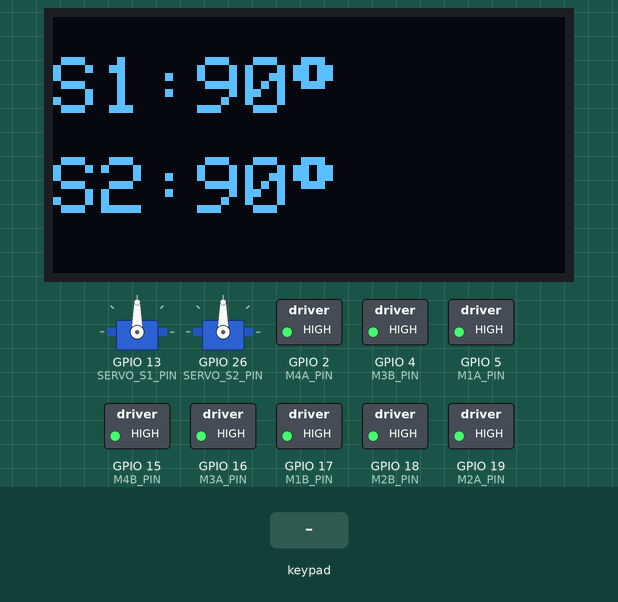
Simulated run of this sketch. Board: ESP32. On the bench: 128×64 one-colour display, 2 × servo, switched loads named in the sketch (green lamp = pin HIGH). Inputs (shaded band) come from the test bench. Nothing arrives over Bluetooth unless stated; what the sketch prints to the serial monitor is not drawn.

Above: at 4.4 s.
4.5 s: key 'X' pressed
At 5.5 s:
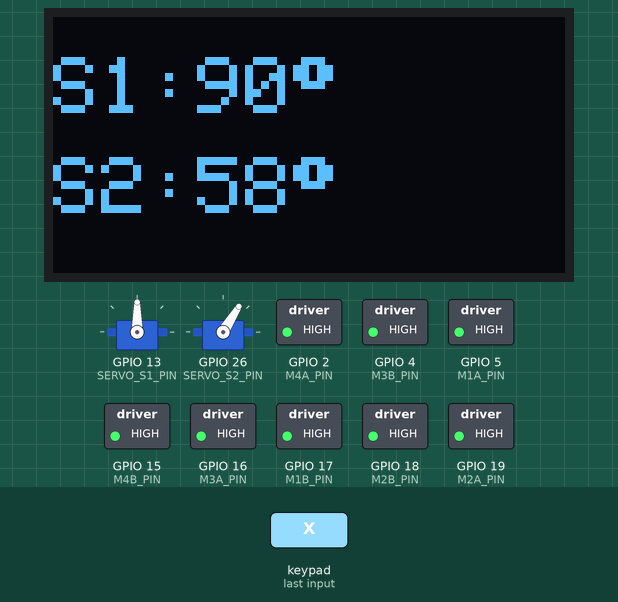
6.5 s: key 'O' pressed
At 7.4 s:
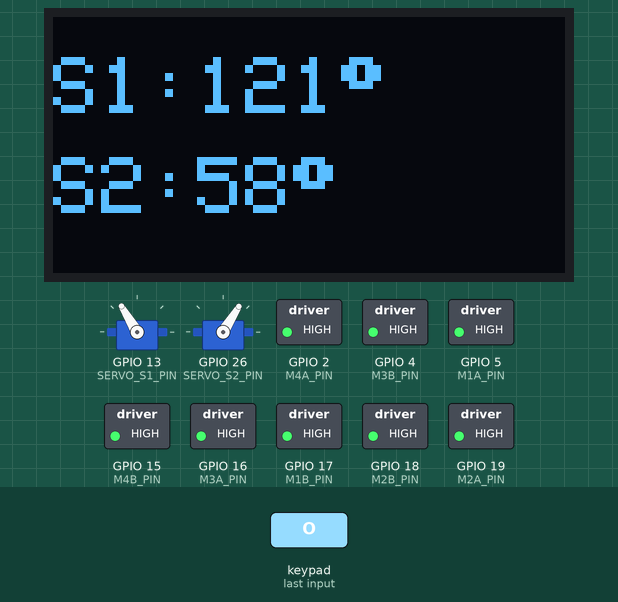
8.4 s: key 'T' pressed
At 9.2 s:
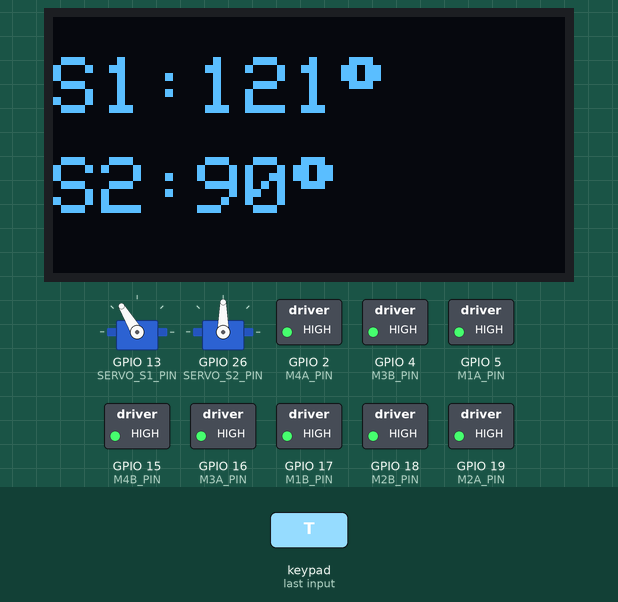
10.3 s: key 'U' pressed
At 10.51 s:
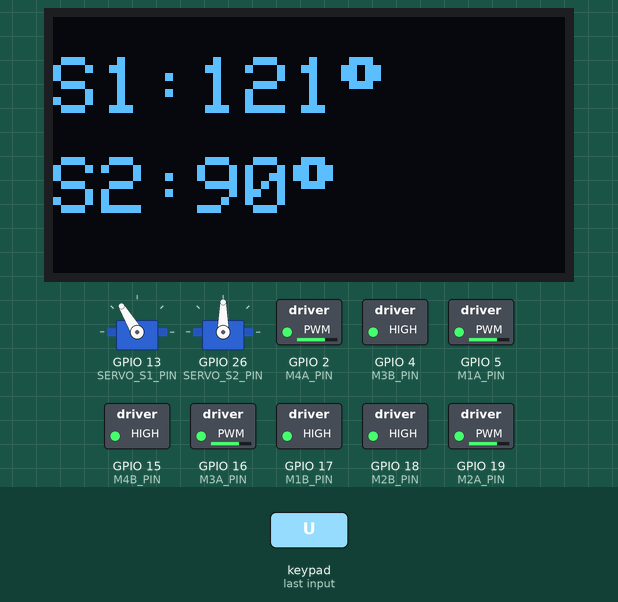
12.2 s: key 'S' pressed
At 12.36 s:
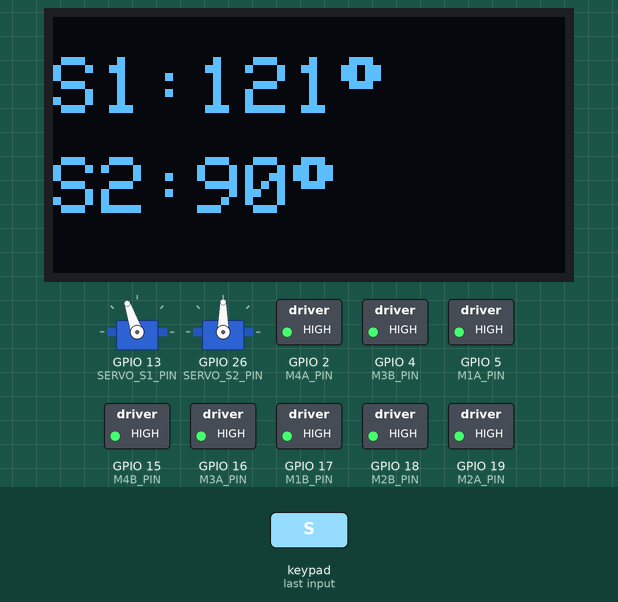
14.1 s: key 'D' pressed
At 14.31 s:
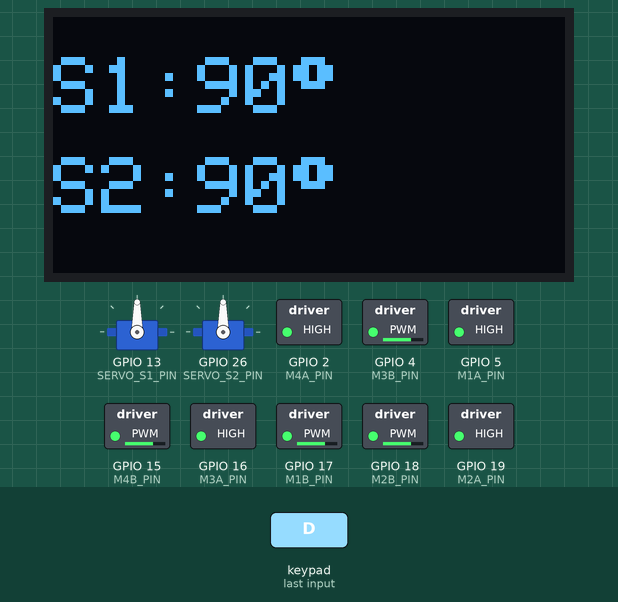
Timing chart, 0 to 17.0 s (numbered marks = the images above; inputs shaded):
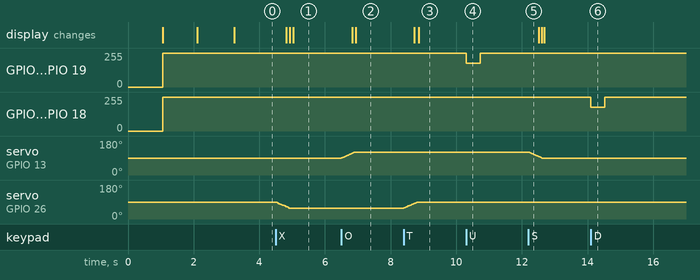

Measured:
- after the input at 4.5 s, servo on GPIO 26 (SERVO_S2_PIN): moves from 90° to 58° over 0.40 s, starting at once; the display: first changes after 0.32 s (image 1 shows a later state)
- after the input at 6.5 s, servo on GPIO 13 (SERVO_S1_PIN): moves from 90° to 121° over 0.40 s, starting at once; the display: first changes after 0.34 s (image 2 shows a later state)
- after the input at 8.4 s, servo on GPIO 26 (SERVO_S2_PIN): moves from 58° to 90° over 0.40 s, starting at once; the display: first changes after 0.31 s (image 3 shows a later state)
- after the input at 10.3 s, GPIO 2 (M4A_PIN), GPIO 5 (M1A_PIN), GPIO 16 (M3A_PIN), GPIO 19 (M2A_PIN): 255/255 → 178/255 at once, → 255/255 0.42 s later
- after the input at 12.2 s, servo on GPIO 13 (SERVO_S1_PIN): moves from 121° to 90° over 0.40 s, starting at once
- after the input at 14.1 s, GPIO 4 (M3B_PIN), GPIO 15 (M4B_PIN), GPIO 17 (M1B_PIN), GPIO 18 (M2B_PIN): 255/255 → 178/255 at once, → 255/255 0.42 s later

The sketch:

esp32_robot_ps3.ino
```cpp
// ESP32 Robot Control with PS3 Controller - Arduino Version
// esp32 2.0.17 espressif
// Fixed servo freezing issue
// ล้อ 1 = หน้า ซ้าย // ล้อ 2 =หลัง ซ้าย // ล้อ 3 = หน้า ขวา// ล้อ 4 = หลัง ขวา
#include <Ps3Controller.h>
#include <ESP32Servo.h>
#include <Wire.h>
#include <Adafruit_SSD1306.h>

// --- Motor Pin Definitions ---
#define M1A_PIN 5
#define M1B_PIN 17
#define M2A_PIN 19
#define M2B_PIN 18
#define M3A_PIN 16
#define M3B_PIN 4
#define M4A_PIN 2
#define M4B_PIN 15

// --- Servo Pin Definitions ---
#define SERVO_S1_PIN 13
#define SERVO_S2_PIN 26

// --- OLED Pin Definitions ---
#define OLED_SCL 22
#define OLED_SDA 21
#define SCREEN_WIDTH 128
#define SCREEN_HEIGHT 64

// --- PWM Settings ---
#define PWM_FREQ 5000
#define PWM_RESOLUTION 8  // 8-bit resolution (0-255) ตามไฟล์ old

// Motor PWM Channels (ตามไฟล์ old: 2-9 สำหรับ motor)
#define M1A_CHANNEL 6
#define M1B_CHANNEL 7
#define M2A_CHANNEL 4
#define M2B_CHANNEL 5
#define M3A_CHANNEL 3
#define M3B_CHANNEL 2
#define M4A_CHANNEL 8
#define M4B_CHANNEL 9

// Servo objects (ใช้ ESP32Servo library แยกจาก PWM)
Servo servo_s1;
Servo servo_s2;

// OLED Display
Adafruit_SSD1306 display(SCREEN_WIDTH, SCREEN_HEIGHT, &Wire, -1);

// Global Variables
float posS1 = 90.0;
float posS2 = 90.0;
float lastPosS1 = 90.0;  // เก็บค่าครั้งล่าสุดเพื่อเปรียบเทียบ
float lastPosS2 = 90.0;

// Display update
unsigned long lastDisplayUpdate = 0;
#define DISPLAY_UPDATE_INTERVAL 100  // อัพเดทจอทุก 100ms
bool ps3Connected = false;

// --- Motor Control Functions ---
void setupMotors() {
  // Setup PWM channels สำหรับ motors
  ledcSetup(M1A_CHANNEL, PWM_FREQ, PWM_RESOLUTION);
  ledcSetup(M1B_CHANNEL, PWM_FREQ, PWM_RESOLUTION);
  ledcSetup(M2A_CHANNEL, PWM_FREQ, PWM_RESOLUTION);
  ledcSetup(M2B_CHANNEL, PWM_FREQ, PWM_RESOLUTION);
  ledcSetup(M3A_CHANNEL, PWM_FREQ, PWM_RESOLUTION);
  ledcSetup(M3B_CHANNEL, PWM_FREQ, PWM_RESOLUTION);
  ledcSetup(M4A_CHANNEL, PWM_FREQ, PWM_RESOLUTION);
  ledcSetup(M4B_CHANNEL, PWM_FREQ, PWM_RESOLUTION);

  // Attach pins to channels
  ledcAttachPin(M1A_PIN, M1A_CHANNEL);
  ledcAttachPin(M1B_PIN, M1B_CHANNEL);
  ledcAttachPin(M2A_PIN, M2A_CHANNEL);
  ledcAttachPin(M2B_PIN, M2B_CHANNEL);
  ledcAttachPin(M3A_PIN, M3A_CHANNEL);
  ledcAttachPin(M3B_PIN, M3B_CHANNEL);
  ledcAttachPin(M4A_PIN, M4A_CHANNEL);
  ledcAttachPin(M4B_PIN, M4B_CHANNEL);
}

void motor(int motorNum, int speed) {
  // speed: -100 (full reverse) ถึง 100 (full forward)
  // ใช้ 8-bit PWM (0-255) ตามไฟล์ old
  int dutyCycle = abs(speed) * 2.55;  // แปลง 0-100 เป็น 0-255
  if (dutyCycle > 255) dutyCycle = 255;
  if (dutyCycle < 0) dutyCycle = 0;

  int channelA, channelB;

  switch(motorNum) {
    case 1: channelA = M1A_CHANNEL; channelB = M1B_CHANNEL; break;
    case 2: channelA = M2A_CHANNEL; channelB = M2B_CHANNEL; break;
    case 3: channelA = M3A_CHANNEL; channelB = M3B_CHANNEL; break;
    case 4: channelA = M4A_CHANNEL; channelB = M4B_CHANNEL; break;
    default: return;
  }

  if (speed > 0) {  // Forward
    ledcWrite(channelA, 255 - dutyCycle);
    ledcWrite(channelB, 255);
  } else if (speed < 0) {  // Reverse
    ledcWrite(channelA, 255);
    ledcWrite(channelB, 255 - dutyCycle);
  } else {  // Stop
    ledcWrite(channelA, 255);
    ledcWrite(channelB, 255);
  }
}

void allOff() {
  motor(1, 0);
  motor(2, 0);
  motor(3, 0);
  motor(4, 0);
}

void forward(int speed) {
  motor(1, speed);
  motor(2, speed);
  motor(3, speed);
  motor(4, speed);
}

void backward(int speed) {
  motor(1, -speed);
  motor(2, -speed);
  motor(3, -speed);
  motor(4, -speed);
}

void strafeLeft(int speed) {
  motor(1, -speed);
  motor(2, -speed);
  motor(3, speed);
  motor(4, speed);
}

void strafeRight(int speed) {
  motor(1, speed);
  motor(2, speed);
  motor(3, -speed);
  motor(4, -speed);
}

// --- Servo Control Functions (แบบไฟล์ old - แก้ปัญหาค้าง) ---
void setupServos() {
  // รอให้แรงดันไฟเสถียรก่อน
  delay(500);

  // ใช้ค่า pulse width ตาม NKP_Servo (544-2400)
  servo_s1.setPeriodHertz(50);  // 50Hz สำหรับ servo
  servo_s2.setPeriodHertz(50);

  servo_s1.attach(SERVO_S1_PIN, 544, 2400);  // NKP_Servo pulse width
  servo_s2.attach(SERVO_S2_PIN, 544, 2400);

  // ตั้งค่าเริ่มต้น - เขียนครั้งเดียวช้าๆ
  servo_s1.write((int)posS1);
  delay(100);
  servo_s2.write((int)posS2);
  delay(100);

  // บันทึกค่าเริ่มต้น
  lastPosS1 = posS1;
  lastPosS2 = posS2;

  Serial.println("Servos initialized at center position (NKP_Servo)");
}

// --- OLED Display Functions ---
void setupOLED() {
  if(!display.begin(SSD1306_SWITCHCAPVCC, 0x3C)) {
    Serial.println(F("SSD1306 allocation failed"));
  } else {
    display.clearDisplay();
    display.setTextSize(1);
    display.setTextColor(SSD1306_WHITE);
    display.setCursor(0, 0);
    display.println("ESP32 Robot");
    display.println("Initializing...");
    display.display();
  }
}

void displayMacAddress(String mac) {
  display.clearDisplay();
  display.setTextSize(2);
  display.setCursor(0, 0);
  display.println("Waiting PS3...");
  display.println("");
  display.setTextSize(2);
  display.setCursor(0, 30);
  display.println(mac);
  display.display();
}

void displayStatus(String status) {
  display.clearDisplay();
  display.setTextSize(1);
  display.setCursor(0, 0);
  display.println(status);
  display.display();
}

void displayConnected() {
  display.clearDisplay();
  display.setTextSize(2);
  display.setCursor(10, 20);
  display.println("PS3");
  display.println("Connected!");
  display.display();
}

void displayServoValues() {
  display.clearDisplay();

  // แสดงค่า Servo S1
  display.setTextSize(2);
  display.setCursor(0, 10);
  display.print("S1:");
  display.print((int)posS1);
  display.print((char)247);  // สัญลักษณ์องศา °

  // แสดงค่า Servo S2
  display.setCursor(0, 35);
  display.print("S2:");
  display.print((int)posS2);
  display.print((char)247);

  display.display();
}

// --- PS3 Controller Callbacks ---
void onConnect() {
  Serial.println("PS3 Controller Connected!");
  ps3Connected = true;
  displayConnected();
  delay(1000);  // แสดงข้อความ Connected 1 วินาที

  // เซ็ต LED และ rumble
  Ps3.setPlayer(1);
  delay(100);
}

void onDisconnect() {
  Serial.println("PS3 Controller Disconnected!");
  ps3Connected = false;
  allOff();  // หยุด motor ทันที
  displayStatus("Disconnected\nWaiting...");
}

void notify() {
  // อ่านค่าจาก analog sticks
  int yAxisLeft = Ps3.data.analog.stick.ly;   // Stick ซ้าย - แกน Y (บน/ล่าง)
  int xAxisLeft = Ps3.data.analog.stick.lx;   // Stick ซ้าย - แกน X (ซ้าย/ขวา)
  int yAxisRight = Ps3.data.analog.stick.ry;  // Stick ขวา - แกน Y (บน/ล่าง) → Servo S1
  int xAxisRight = Ps3.data.analog.stick.rx;  // Stick ขวา - แกน X (ซ้าย/ขวา) → Servo S2

  // 1. Motor Control - ใช้ Analog Stick ซ้าย (Dead zone: -50 ถึง 50)
  if (yAxisLeft <= -50) {
    forward(100);
  } else if (yAxisLeft >= 50) {
    backward(100);
  } else if (xAxisLeft >= 50) {
    strafeRight(100);
  } else if (xAxisLeft <= -50) {
    strafeLeft(100);
  } else {
    // ไม่มี analog stick ซ้าย input - ตรวจสอบ D-Pad
    if (Ps3.data.button.up) {
      forward(30);
    } else if (Ps3.data.button.down) {
      backward(30);
    } else if (Ps3.data.button.left) {
      strafeLeft(30);
    } else if (Ps3.data.button.right) {
      strafeRight(30);
    } else {
      // ไม่มีการควบคุมใดๆ - หยุด motor
      allOff();
    }
  }

  // 2. Servo Control - ใช้ Analog Stick ขวา (แบบ Analog ต่อเนื่อง)
  // Servo S1: Stick ขวา ขึ้น/ลง (yAxisRight)
  if (yAxisRight <= -20) {  // ดันขึ้น (ค่าติดลบ) → เพิ่มมุม S1
    float speed = abs(yAxisRight) / 127.0;  // แปลงเป็น 0.0-1.0
    posS2 += 2.0 * speed;  // ความเร็วปรับตาม analog
  } else if (yAxisRight >= 20) {  // ดันลง (ค่าบวก) → ลดมุม S1
    float speed = abs(yAxisRight) / 127.0;
    posS2 -= 2.0 * speed;
  }

  // Servo S2: Stick ขวา ซ้าย/ขวา (xAxisRight)
  if (xAxisRight >= 20) {  // ดันขวา → เพิ่มมุม S2
    float speed = abs(xAxisRight) / 127.0;
    posS1 += 2.0 * speed;
  } else if (xAxisRight <= -20) {  // ดันซ้าย → ลดมุม S2
    float speed = abs(xAxisRight) / 127.0;
    posS1 -= 2.0 * speed;
  }

  // 3. Servo Control - ใช้ปุ่มรูปร่าง (สำรอง - ควบคุมแบบละเอียด)
  if (Ps3.data.button.cross) {
    posS2 -= 1.5;  // ❌ กากบาท - ลด S1
  }
  if (Ps3.data.button.triangle) {
    posS2 += 1.5;  // 🔺 สามเหลี่ยม - เพิ่ม S1
  }
  if (Ps3.data.button.square) {
    posS1 -= 1.5;  // ◻️ สี่เหลี่ยม - ลด S2
  }
  if (Ps3.data.button.circle) {
    posS1 += 1.5;  // ⭕ วงกลม - เพิ่ม S2
  }

  // จำกัดค่ามุม servo (ค่าที่แนะนำเดิม)
  posS1 = constrain(posS1, 70, 170); //ตัวหนีบ
  posS2 = constrain(posS2, 20, 170); // ตัวยก

  // เขียนค่าไปที่ servo เฉพาะเมื่อมีการเปลี่ยนแปลงเท่านั้น
  if (abs(posS1 - lastPosS1) > 0.5) {
    servo_s1.write((int)posS1);
    lastPosS1 = posS1;
    Serial.print("S1: ");
    Serial.println((int)posS1);
  }
  if (abs(posS2 - lastPosS2) > 0.5) {
    servo_s2.write((int)posS2);
    lastPosS2 = posS2;
    Serial.print("S2: ");
    Serial.println((int)posS2);
  }
}

// --- Setup Function ---
void setup() {
  Serial.begin(115200);
  delay(1000);  // รอให้ระบบไฟเสถียร
  Serial.println("ESP32 PS3 Robot Starting...");

  // Initialize OLED
  setupOLED();

  // Initialize Motors ก่อน (ใช้ไฟน้อยกว่า)
  setupMotors();
  allOff();
  delay(300);

  // Initialize Servos ทีหลัง (แก้ปัญหาค้าง + brownout)
  setupServos();

  // Initialize PS3 Controller
  Ps3.attach(notify);
  Ps3.attachOnConnect(onConnect);
  Ps3.attachOnDisconnect(onDisconnect);
  Ps3.begin();

  // Get and display Bluetooth MAC address
  String mac = Ps3.getAddress();
  Serial.println("==================================================");
  Serial.println("ESP32 Bluetooth MAC Address:");
  Serial.println(mac);
  Serial.println("==================================================");
  Serial.println("Use this address to pair your PS3 controller");
  Serial.println("Waiting for PS3 controller connection...");

  displayMacAddress(mac);

  Serial.println("System Ready!");
}

// --- Main Loop ---
void loop() {
  // อัพเดทจอแสดงค่า servo เมื่อเชื่อมต่อ PS3
  if (ps3Connected) {
    if (millis() - lastDisplayUpdate >= DISPLAY_UPDATE_INTERVAL) {
      lastDisplayUpdate = millis();
      displayServoValues();
    }
  }

  delay(10);
}
```
